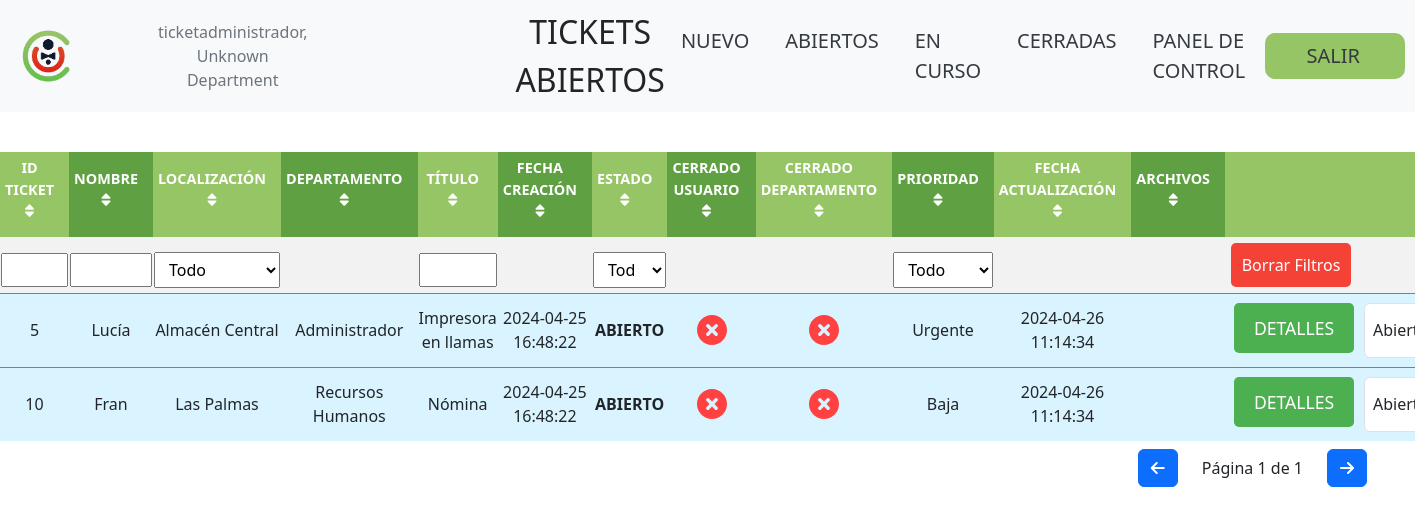
/ (signed in), run on the app's committed database.
### tables this page shows
CREATE TABLE tickets (
    id_ticket INT AUTO_INCREMENT PRIMARY KEY,
    id_departamento INT NOT NULL,
    titulo varchar(32) NOT NULL,
    nombre varchar(32) NOT NULL,
    localizacion varchar(32) NOT NULL,
    prioridad varchar(32) NOT NULL,
    descripcion varchar(256),
    categoria varchar(32) NOT NULL,
    estado varchar(32) NOT NULL,
    check_usuario tinyint(1) NOT NULL,
    check_dept tinyint(1) NOT NULL,
    fecha_creacion DATETIME NOT NULL,
    fecha_actualizacion DATETIME NOT NULL,
    oculto tinyint(1) NOT NULL DEFAULT 0,
    leido_localizacion tinyint(1) NOT NULL DEFAULT 0,
    leido_departamento tinyint(1) NOT NULL DEFAULT 0,
    CONSTRAINT fk_id_departamento FOREIGN KEY (id_departamento) REFERENCES departamentos(id_departamento) ON DELETE CASCADE
);

CREATE TABLE departamentos (
    id_departamento INT AUTO_INCREMENT PRIMARY KEY,
    nombre_departamento varchar(32) NOT NULL,
    disabled tinyint(1) NOT NULL DEFAULT 0
);

### includes/tickets.php (the view, shortened to what this page needs)
<?php
$stmt = $conn->prepare($sql);
$stmt->execute();
$result = $stmt->get_result();
if ($result->num_rows > 0) {
    echo "<div class='table-responsive'>";
    echo "<table id='myTable'>";
    echo "<thead>";
    echo "<tr>";
    echo "<th class='sort-by'>
            <a href='#' data-column='0' class='hover-me'>ID Ticket <i class='fas fa-sort'></i></a>
            <div class='tooltip'>Ordenar por ID Ticket</div>
          </th>";
    echo "<th class='sort-by'>
            <a href='#' data-column='1' class='hover-me'>Nombre <i class='fas fa-sort'></i></a>
            <div class='tooltip'>Ordenar por Nombre</div>
          </th>";
    echo "<th class='sort-by'>
            <a href='#' data-column='2' class='hover-me'>Localización <i class='fas fa-sort'></i></a>
            <div class='tooltip'>Ordenar por Localización</div>
          </th>";
    echo "<th class='sort-by'>
            <a href='#' data-column='3' class='hover-me'>Departamento <i class='fas fa-sort'></i></a>
            <div class='tooltip'>Ordenar por Departamento</div>
          </th>";
    echo "<th class='sort-by'>
            <a href='#' data-column='4' class='hover-me'>Título <i class='fas fa-sort'></i></a>
            <div class='tooltip'>Ordenar por Título</div>
          </th>";
    echo "<th class='sort-by'>
            <a href='#' data-column='5' class='hover-me'>Fecha Creación <i class='fas fa-sort'></i></a>
            <div class='tooltip'>Ordenar por Fecha Creación</div>
          </th>";
    echo "<th class='sort-by'>
            <a href='#' data-column='6' class='hover-me'>Estado <i class='fas fa-sort'></i></a>
            <div class='tooltip'>Ordenar por Estado</div>
          </th>";
    echo "<th class=''>
            <a href='#' data-column='7'>Cerrado Usuario <i class='fas fa-sort'></i></a>
          </th>";
    echo "<th class=''>
            <a href='#' data-column='8'>Cerrado Departamento <i class='fas fa-sort'></i></a>
          </th>";
    echo "<th class='sort-by'>
            <a href='#' data-column='9' class='hover-me'>Prioridad <i class='fas fa-sort'></i></a>
            <div class='tooltip'>Ordenar por Prioridad</div>
          </th>";
    echo "<th class='sort-by'>
            <a href='#' data-column='10' class='hover-me'>Fecha Actualización <i class='fas fa-sort'></i></a>
            <div class='tooltip'>Ordenar por Fecha Actualización</div>
          </th>";
    echo "<th class='sort-by'>
            <a href='#' data-column='11'>Archivos <i class='fas fa-sort'></i></a>
          </th>";
    echo "<th></th>";
    echo "</tr>";
    echo "<tr>";
    echo "<td><input type='text' class='filter-input' data-column='0'></td>";
    echo "<td><input type='text' class='filter-input' data-column='1'></td>";
    if (isset($_SESSION['loggedin'])) {
        echo "<td><select class='filter-select' data-column='2'>
                <option value=''>Todo</option>
                <option value='Almacén Central'>Almacén Central</option>
                <option value='Las Palmas'>Las Palmas</option>
                <option value='S. Fernando'>S. Fernando</option>
                <option value='S/C Tenerife'>S/C Tenerife</option>
                <option value='Americas'>Americas</option>
                <option value='Pto. Rosario'>Pto. Rosario</option>
                <option value='Pto. Cruz'>Pto. Cruz</option>
                <option value='Lanzarote'>Lanzarote</option>
                <option value='Cristianos'>Cristianos</option>
                <option value='La Laguna'>La Laguna</option>
                <option value='Morro Jable'>Morro Jable</option>
                <option value='Galdar'>Galdar</option>
                <option value='M. Larache'>M. Larache</option>
                <option value='Vecindario'>Vecindario</option>
                <option value='LEOS'>LEOS</option>
                <option value='Travieso'>Travieso</option>
                <option value='Telde'>Telde</option>
                <option value='La Palma'>La Palma</option>
                <option value='Arguineguín'>Arguineguín</option>
                <option value='Jinamar'>Jinamar</option>
                </select></td>";
    } else {
        echo "<td></td>";
    }
    if (isset($_SESSION['loggedin'])) {
        echo "<td></td>";
    }
    echo "<td><input type='text' class='filter-input' data-column='4'></td>";
    echo '<td>';
    echo '</td>';
    echo "<td><select class='filter-select' data-column='6'>
                  <option value=''>Todo</option>
                  <option value='Abierto'>Abierto</option>
                  <option value='En Progreso'>En Progreso</option>
                  <option value='En Espera'>En Espera</option>
              </select></td>";
    echo "<td></td>";
    echo "<td></td>";
    echo "<td><select class='filter-select' data-column='9'>
                  <option value=''>Todo</option>
                  <option value='Nuevo'>Nuevo</option>
                  <option value='Urgente'>Urgente</option>
                  <option value='Alta'>Alta</option>
                  <option value='Media'>Media</option>
                  <option value='Baja'>Baja</option>
              </select></td>";
    echo "<td>";
    echo "</td>";
    echo "<td></td>";
    echo '<td><button id="clearFiltersBtn">Borrar Filtros</button></td>';
    echo "</tr>";
    echo "</thead>";
    echo "<tbody>";
    while ($row = $result->fetch_assoc()) {
        if (isset($_SESSION['loggedin']) && !$row["leido_departamento"]) {
            echo "<tr style='background-color:#d9f3ff;' class='rowborder'>";
        } else if (!isset($_SESSION['loggedin']) && !$row["leido_localizacion"]) {
            echo "<tr style='background-color:#d9f3ff;' class='rowborder'>";
        } else {
            echo "<tr class='rowborder'>";
        }
        echo "<td class='incident-id' data-column='0'>" . $row["id_ticket"] . "</td>";
        echo "<td data-column='1'>" . $row["nombre"] . "</td>";
        echo "<td data-column='2'>" . $row["localizacion"] . "</td>";
        echo "<td data-column='3'>" . $row["nombre_departamento"] . "</td>";
        echo "<td data-column='4'>" . $row["titulo"] . "</td>";
        echo "<td data-column='5'>" . $row["fecha_creacion"] . "</td>";
        echo "<td class='Status' data-column='6'>" . $row["estado"] . "</td>";
        echo "<td data-column='7'>";
        if ($row["check_usuario"] == 0) {
            echo "<img src='assets/red-x-icon.svg' alt='file icon' class='hover-me statusIcons'>
            <div class='tooltip'>Usuario marcado como sin resolver</div>";
        } else {
            echo "<img src='assets/done-icon.svg' alt='file icon' class='hover-me statusIcons'>
            <div class='tooltip'>Usuario marcado como solucionado</div>";
        }
        echo "</td>";
        echo "<td data-column='8'>";
        if ($row["check_dept"] == 0) {
            echo "<img src='assets/red-x-icon.svg' alt='file icon' class='hover-me statusIcons'>
            <div class='tooltip'>Departamento marcado como sin resolver</div>";
        } else {
            echo "<img src='assets/done-icon.svg' alt='file icon' class='hover-me statusIcons'>
            <div class='tooltip'>Departamento marcado como resuelto</div>";
        }
        echo "</td>";
        echo "<td data-column='9'>" . $row["prioridad"] . "</td>";
        echo "<td class='Last_Updated' data-column='10'>" . $row["fecha_actualizacion"] . "</td>";
        echo "<td data-column='11'>";
        echo "</td>";
        echo "<td class='button-group m-2'>";
        echo '<form action="view_ticket.php" method="post">' .
            '<input type="hidden" name="ticket_id" value="' . $row["id_ticket"] . '">' .
            '<button type="submit" class=\'tableButtons\'>DETALLES</button>' .
            '</form>';
        if (isset($_SESSION['loggedin'])) {
            echo "<select class='form-select    status-select p-2'>";
            echo "<option value='Abierto'" . ($row["estado"] === "Abierto" ? " selected" : "") . ">Abierto</option>";
            echo "</select>";
        }
        echo "</td>";
        echo "</tr>";
    }
} else {
    echo "<tr><td colspan='11'>No se han encontrado tickets.</td></tr>";
}
echo "</tbody>";
echo "</table>";
echo "</div>";
echo "<div class='pagination d-flex justify-content-end align-items-center px-5 py-2'>";
echo "<button id='prevPageBtn' class='btn btn-primary me-3'><i class='fa-solid fa-arrow-left'></i></button>";
echo "<span class='pt-0 px-2'>Página <span id='currentPage'></span> de <span id='totalPages'></span></span>";
echo "<button id='nextPageBtn' class='btn btn-primary ms-3'><i class='fa-solid fa-arrow-right'></i></button>";
echo "</div>";
?>

### css/ticket_table_style.css (style rules this page uses)
body { margin: 0 auto; width: 100vw; text-align: center; font-family: Verdana, Geneva, Tahoma, sans-serif; }
table { margin: 0 auto; width: 95%; text-align: center; border-collapse: collapse; }
thead { display: table-header-group; }
th, td { text-align: center; }
th { padding: 5px 15px 15px 5px; width: 600px; height: 50px; font-size: 0.9em; display: table-cell; text-transform: uppercase; font-weight: 800; background-color: #96c565; border: 21px gray solid; cursor: pointer; }
th:nth-child(12) { width: 120px; }
th:last-child { width: 150px; }
th:nth-child(even) { background-color: #5fa142; }
tr:nth-child(even) { background-color: #f2f2f2; }
th a, td a { text-decoration: none; color: white; display: block; width: 100%; }
.button-group { display: flex; justify-content: space-between; }
button { background-color: #4caf50; font-size: 1em; color: white; padding: 10px 10px; border: none; cursor: pointer; }
#clearFiltersBtn { width: 120px; background-color: #f44336; font-size: 1em; color: white; margin: 5px; margin-right: 250px; border: none; border-radius: 5px; cursor: pointer; }
.Status { font-weight: bold; text-transform: uppercase; }
.tableButtons { width: 120px; height: 50px; background-color: #4caf50; font-size: 1.1em; color: white; margin: 0 10px 5px 0; border: none; cursor: pointer; border-radius: 5px; }
.statusIcons { width: 30px; height: 30px; object-fit: contain; }
.filter-input { width: 100%; padding: 3px; box-sizing: border-box; margin-top: 10px; }
.filter-select { width: 100%; padding: 5px 15px 5px 10px; box-sizing: border-box; margin-top: 10px; }
.rowborder { border-top: 1px solid gray; }

### css/menu_style.css (style rules this page uses)
body { position: sticky; top: 0; width: 100%; }

### data on the page
tickets: id_ticket "5", nombre "Lucía", localizacion "Almacén Central", id_departamento.nombre_departamento "Administrador", titulo "Impresora en llamas", fecha_creacion "2024-04-25 16:48:22", estado "ABIERTO", check_usuario 0 (drawn), check_dept 0 (drawn), prioridad "Urgente", fecha_actualizacion "2024-04-26 11:14:34", estado "Abierto"
tickets: id_ticket "10", nombre "Fran", localizacion "Las Palmas", id_departamento.nombre_departamento "Recursos Humanos", titulo "Nómina", fecha_creacion "2024-04-25 16:48:22", estado "ABIERTO", check_usuario 0 (drawn), check_dept 0 (drawn), prioridad "Baja", fecha_actualizacion "2024-04-26 11:14:34", estado "Abierto"

### other printed values
$user "ticketadministrador"
$dept "Unknown Department"
$pageTitle "TICKETS ABIERTOS"
